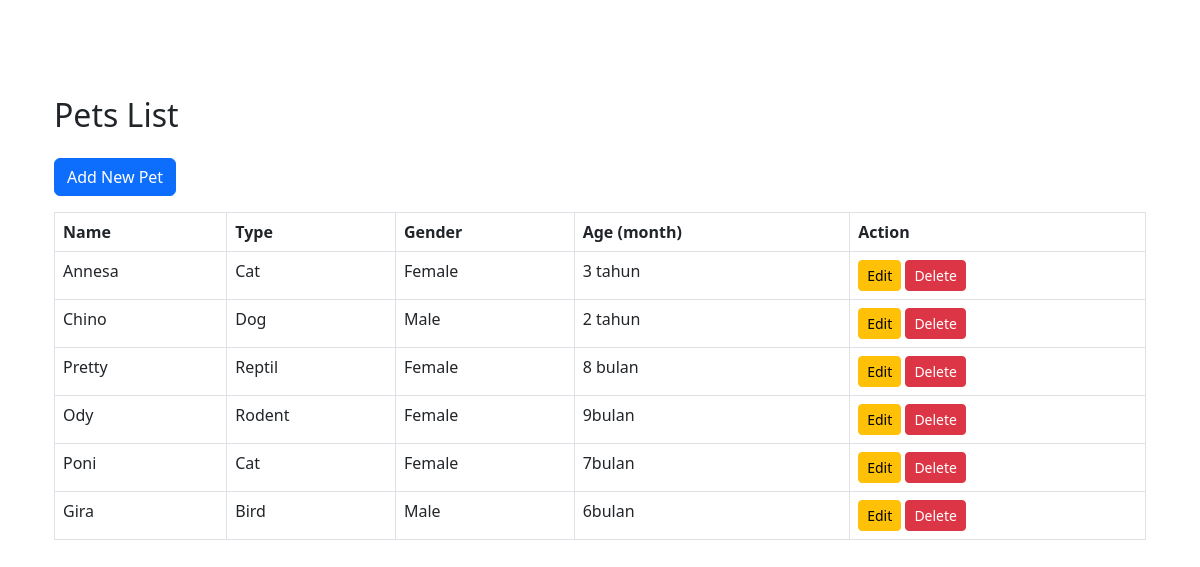
The page / on the database its author committed.
### tables this page shows
CREATE TABLE `tb_pet` (
  `pet_id` int(11) NOT NULL,
  `pet_name` varchar(50) NOT NULL,
  `pet_type` varchar(50) NOT NULL,
  `pet_gender` varchar(50) NOT NULL,
  `pet_age` varchar(20) NOT NULL
);

### index.php (the view, shortened to what this page needs)
<?php
include "connection.php";
$result = mysqli_query($mysqli, 'SELECT * FROM tb_pet');
?>
<div class="container pt-5">
<!DOCTYPE html>
<html lang="en">
<head>
    <link rel="stylesheet" href="https://cdn.jsdelivr.net/npm/bootstrap@5.3.0/dist/css/bootstrap.min.css">
</head>
<body>
    <div class="container mt-5">
        <h2 class="mb-4">Pets List</h2>
        <a href="add_pet.php" class="btn btn-primary mb-3">Add New Pet</a>
        <table class="table table-bordered">
            <thead>
                <tr>
                    <th>Name</th>
                    <th>Type</th>
                    <th>Gender</th>
                    <th>Age (month)</th>
                    <th>Action</th>
                </tr>
            </thead>
            <tbody>
                <?php
                    while ($data = mysqli_fetch_array($result)) {
                ?>
                <tr>
                    <td><?php echo $data['pet_name']; ?></td>
                    <td><?php echo $data['pet_type']; ?></td>
                    <td><?php echo $data['pet_gender']; ?></td>
                    <td><?php echo $data['pet_age']; ?></td>
                    <td>
                        <a href="edit_pet.php?id=<?php echo $data['pet_id']; ?>" class="btn btn-sm btn-warning">Edit</a>
                        <a href="delete_pet.php?id=<?php echo $data['pet_id']; ?>" class="btn btn-sm btn-danger" onclick="return confirm('Are you sure?')">Delete</a>
                    </td>
                </tr>
                <?php
                    }
                ?>
            </tbody>
        </table>
    </div>
</body>
</html>

### rows shown on the page
tb_pet: pet_name "Annesa", pet_type "Cat", pet_gender "Female", pet_age "3 tahun"
tb_pet: pet_name "Chino", pet_type "Dog", pet_gender "Male", pet_age "2 tahun"
tb_pet: pet_name "Pretty", pet_type "Reptil", pet_gender "Female", pet_age "8 bulan"
tb_pet: pet_name "Ody", pet_type "Rodent", pet_gender "Female", pet_age "9bulan"
tb_pet: pet_name "Poni", pet_type "Cat", pet_gender "Female", pet_age "7bulan"
tb_pet: pet_name "Gira", pet_type "Bird", pet_gender "Male", pet_age "6bulan"
